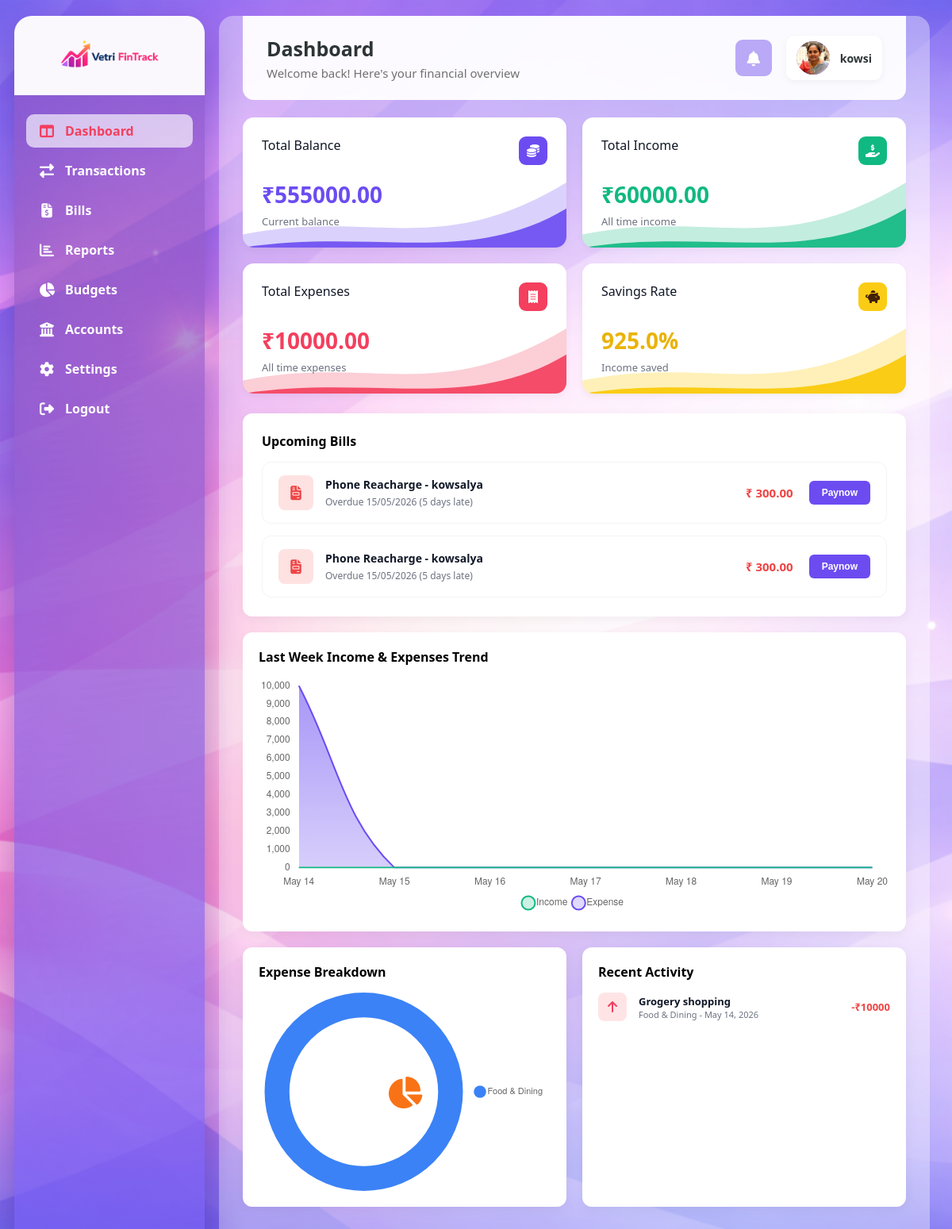
/ (signed in), run on an earlier commit of the app's database.
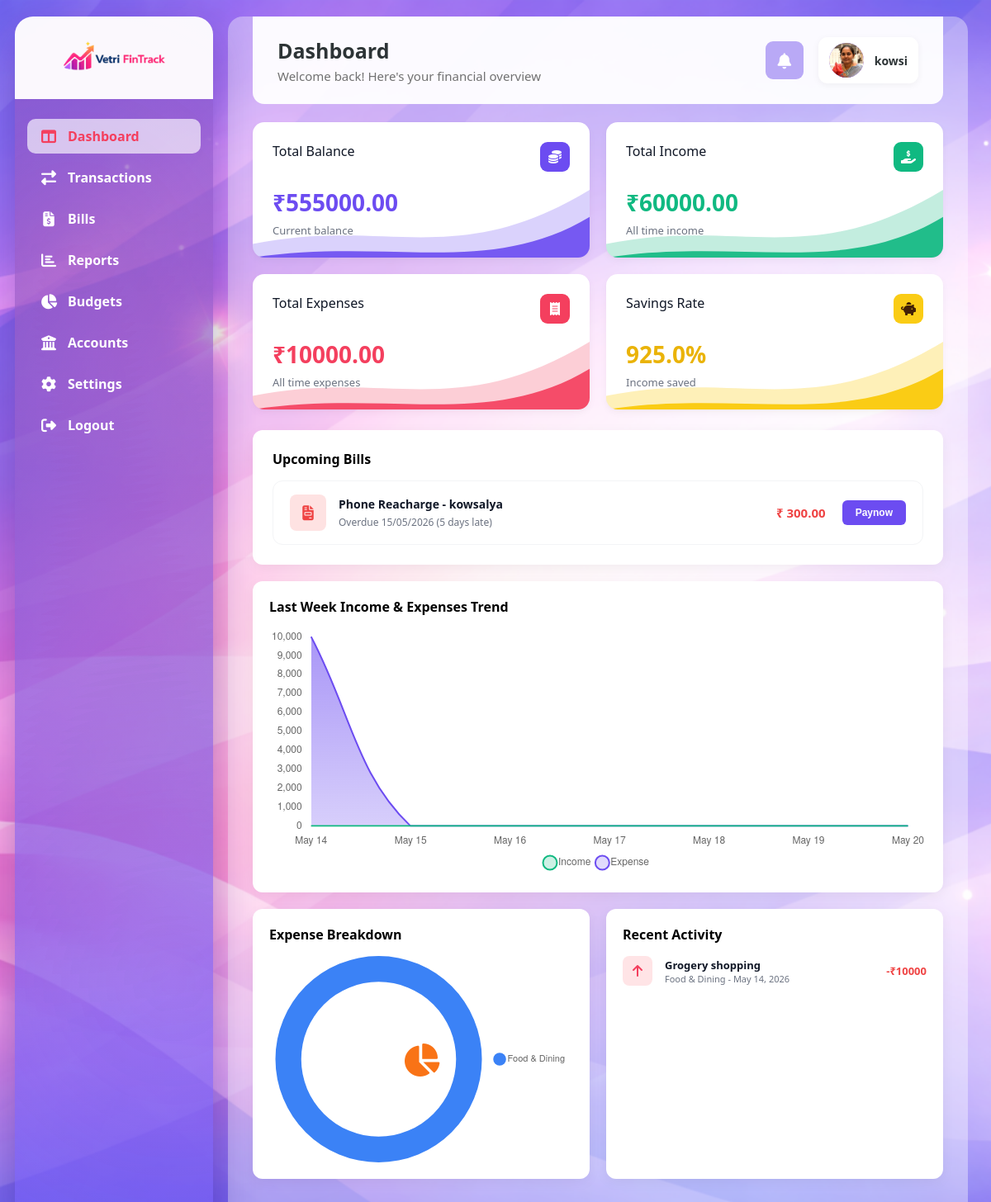
And on a later commit of the database.
### dashboard/models.py (models this page shows, shortened)
class Bill(models.Model):
    STATUS_UPCOMING = 'upcoming'
    STATUS_DUE_SOON = 'due_soon'
    STATUS_OVERDUE = 'overdue'
    STATUS_PAID = 'paid'
    STATUS_FAILED = 'failed'
    STATUS_CHOICES = [
        (STATUS_UPCOMING, 'Upcoming'),
        (STATUS_DUE_SOON, 'Due Soon'),
        (STATUS_OVERDUE, 'Overdue'),
        (STATUS_PAID, 'Paid'),
        (STATUS_FAILED, 'Failed'),
    ]
    CATEGORY_CHOICES = [
        ('electricity', 'Electricity'),
        ('mobile', 'Mobile Recharge'),
        ('internet', 'Internet'),
        ('gas', 'Gas'),
        ('water', 'Water'),
        ('insurance', 'Insurance'),
        ('subscription', 'Subscription'),
        ('other', 'Other'),
    ]
    user = models.ForeignKey(User, on_delete=models.CASCADE, related_name='bills')
    name = models.CharField(max_length=200)
    category = models.CharField(max_length=50, choices=CATEGORY_CHOICES, default='other')
    provider = models.CharField(max_length=120, blank=True, null=True)
    reference_number = models.CharField(max_length=120, blank=True, null=True)
    amount = models.DecimalField(max_digits=10, decimal_places=2)
    due_date = models.DateField()
    status = models.CharField(max_length=30, choices=STATUS_CHOICES, default=STATUS_UPCOMING)
    is_recurring = models.BooleanField(default=False)
    reminder_enabled = models.BooleanField(default=True)
    paid_at = models.DateTimeField(blank=True, null=True)
    created_at = models.DateTimeField(auto_now_add=True)
    updated_at = models.DateTimeField(auto_now=True)
    class Meta:
        ordering = ['due_date', 'name']

class Transaction(models.Model):
    user = models.ForeignKey(User, on_delete=models.CASCADE, related_name='transactions', blank=True, null=True)
    account = models.ForeignKey(Account, on_delete=models.SET_NULL, related_name='transactions', blank=True, null=True)
    title = models.CharField(max_length=200)
    amount = models.DecimalField(max_digits=10, decimal_places=2)
    category = models.ForeignKey(Category, on_delete=models.CASCADE)
    date = models.DateField()
    description = models.TextField(blank=True, null=True)
    created_at = models.DateTimeField(default=timezone.now)

class Category(models.Model):
    name = models.CharField(max_length=100)
    type = models.CharField(max_length=20, choices=[('income', 'Income'), ('expense', 'Expense')])

### dashboard/views.py (the view)
# urls.py: path('', views.dashboard, name='dashboard'),
def dashboard(request):
    if not request.user.is_authenticated:
        return redirect('login')
    profile = get_or_create_profile(request.user)
    if not profile.onboarding_completed:
        return redirect('onboarding_step1')
    accounts = Account.objects.filter(user=request.user).order_by('-created_at')
    account = accounts.first()
    account_balance = sum((item.initial_balance for item in accounts), Decimal('0'))
    account_holder = (
        account.account_holder_name
        if account and account.account_holder_name
        else request.user.first_name or request.user.username
    )
    bank_balance = sum((item.initial_balance for item in accounts if item.type == 'bank'), Decimal('0'))
    upi_balance = sum((item.initial_balance for item in accounts if item.type == 'upi'), Decimal('0'))
    credit_balance = sum((item.initial_balance for item in accounts if item.type == 'credit_card'), Decimal('0'))
    masked_account_number = ''
    if account and account.account_number:
        visible_digits = account.account_number[-2:]
        masked_account_number = f"xxxxxxxxxx{visible_digits}"
    transactions = Transaction.objects.filter(user=request.user).select_related('category', 'account').order_by('-date')
    transaction_income = transactions.filter(category__type='income').aggregate(Sum('amount'))['amount__sum'] or Decimal('0')
    total_income = transaction_income
    if profile.monthly_income:
        total_income += profile.monthly_income
    total_expense = transactions.filter(category__type='expense').aggregate(Sum('amount'))['amount__sum'] or Decimal('0')
    balance = account_balance + total_income - total_expense
    savings_rate = (balance / total_income * 100) if total_income else Decimal('0')
    bills = update_bill_statuses(
        Bill.objects.filter(user=request.user).exclude(status=Bill.STATUS_PAID).order_by('due_date')[:6]
    )
    recent_payment_orders = PaymentOrder.objects.filter(user=request.user).select_related('bill').order_by('-created_at')[:5]
    budgets = prepare_budget_progress(request.user)
    recent_transactions = transactions[:5]
    today = timezone.localdate()
    from datetime import timedelta
    last_week_dates = [(today - timedelta(days=i)).strftime('%b %d') for i in range(6, -1, -1)]
    income_data = [0]*7
    expense_data = [0]*7
    for t in transactions:
        days_ago = (today - t.date).days
        if 0 <= days_ago < 7:
            idx = 6 - days_ago
            if t.category.type == 'income':
                income_data[idx] += float(t.amount)
            else:
                expense_data[idx] += float(t.amount)
    expense_categories = {}
    for t in transactions.filter(category__type='expense'):
        cat_name = t.category.name
        expense_categories[cat_name] = expense_categories.get(cat_name, 0) + float(t.amount)
    context = {
        'transactions': transactions,
        'accounts': accounts,
        'account': account,
        'account_holder': account_holder,
        'bank_balance': bank_balance,
        'upi_balance': upi_balance,
        'credit_balance': credit_balance,
        'masked_account_number': masked_account_number,
        'total_income': total_income,
        'total_expense': total_expense,
        'balance': balance,
        'savings_rate': savings_rate,
        'profile': profile,
        'bills': bills,
        'recent_payment_orders': recent_payment_orders,
        'recent_transactions': recent_transactions,
        'budgets': budgets,
        'last_week_dates': json.dumps(last_week_dates),
        'income_data': json.dumps(income_data),
        'expense_data': json.dumps(expense_data),
        'expense_categories': json.dumps(expense_categories),
        'expense_categories_dict': expense_categories,
        'expense_categories_labels': json.dumps(list(expense_categories.keys())),
        'expense_categories_data': json.dumps(list(expense_categories.values())),
        'bill_form': BillForm(),
        'account_form': AccountForm(),
        'transaction_form': TransactionForm(user=request.user, initial={'date': timezone.localdate()}),
    }
    return render(request, 'dashboard.html', context)

### dashboard/context_processors.py (called while the page is built)
def notifications_processor(request):
    if request.user.is_authenticated:
        unread_notifications = Notification.objects.filter(user=request.user, status='pending').order_by('-created_at')[:5]
        unread_count = Notification.objects.filter(user=request.user, status='pending').count()
        return {
            'recent_notifications': unread_notifications,
            'unread_notifications_count': unread_count,
        }
    return {}

### dashboard/views.py (called while the page is built)
def get_or_create_profile(user):
    profile, created = UserProfile.objects.get_or_create(user=user)
    return profile

def budget_label(category):
    labels = {
        'food': 'Food & Dining',
        'transport': 'Transportation',
        'shopping': 'Shopping',
        'entertainment': 'Entertainment',
    }
    return labels.get(category, category)

### templates/dashboard.html (shortened to what the changed rows need)
{% extends 'base_dashboard.html' %}
{% block page_title %}Dashboard{% endblock %}
{% block content %}
<section class="chart-section full-width">
    <div class="chart-card upcoming-bills-card">
        <div class="bills-list-horizontal">
            {% for bill in bills|slice:":3" %}
            <div class="bill-row">
                <div class="bill-row-left">
                    <div class="bill-icon-light"><i class="fas fa-file-invoice"></i></div>
                    <div>
                        <div class="bill-title-strong">{{ bill.name }}{% if bill.reference_number %} - {{ bill.reference_number }}{% endif %}</div>
                        <div class="bill-subtitle-light">{{ bill.due_label }}</div>
                    </div>
                </div>
                <div class="bill-row-right">
                    <div class="bill-amount-red">&#8377; {{ bill.amount|floatformat:2 }}</div>
                    <form method="post" action="{% url 'start_bill_payment' bill.id %}" style="margin: 0;">
                        <button class="btn-paynow-purple" type="submit">Paynow</button>
                    </form>
                </div>
            </div>
            {% empty %}
            <div class="empty-state">
                <p>No pending bills yet.</p>
            </div>
            {% endfor %}
        </div>
    </div>
</section>
<section class="dashboard-split-grid">
    <div class="chart-card">
        <div class="recent-activity-list">
            {% for t in recent_transactions %}
            <div class="activity-row">
                <div class="activity-row-left">
                    <div class="activity-icon" style="color: {% if t.category.type == 'income' %}#10B981{% else %}#F43F5E{% endif %}; background: {% if t.category.type == 'income' %}#D1FAE5{% else %}#FFE4E6{% endif %};">
                        {% if t.category.type == 'income' %}<i class="fas fa-arrow-down"></i>{% else %}<i class="fas fa-arrow-up"></i>{% endif %}
                    </div>
                    <div class="activity-info">
                        <div class="activity-title">{{ t.title }}</div>
                        <div class="activity-subtitle">{{ t.category.name }} - {{ t.date|date:"M d, Y" }}</div>
                    </div>
                </div>
                <div class="activity-amount {% if t.category.type == 'income' %}amount-green{% else %}amount-red{% endif %}">
                    {% if t.category.type == 'expense' %}-{% endif %}&#8377;{{ t.amount|floatformat:0 }}
                </div>
            </div>
            {% empty %}
            <div class="empty-state">
                <p>No recent activity.</p>
            </div>
            {% endfor %}
        </div>
    </div>
</section>
{% endblock %}

What changed in the data, as far as the page shows it:
no longer on this page (row edited): Bill: name "Phone Reacharge", reference_number "kowsalya", due_label "Overdue 15/05/2026 (5 days late)", amount "300.00"
